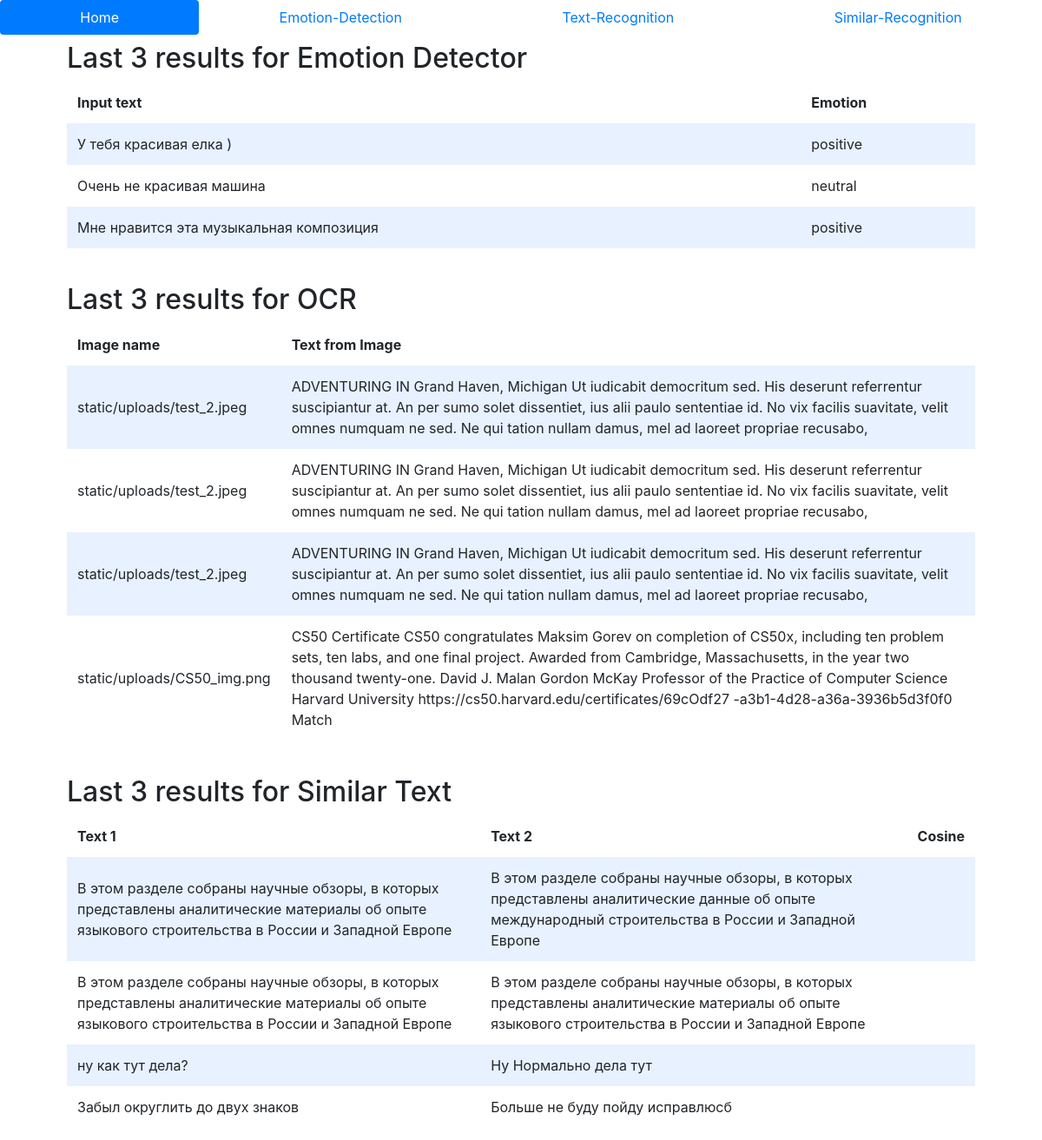
The page / on the database its author committed.
### tables this page shows
CREATE TABLE emotion(id INTEGER PRIMARY KEY AUTOINCREMENT, input TEXT NOT NULL, output TEXT NOT NULL, score FLOAT NOT NULL);

CREATE TABLE image(id INTEGER PRIMARY KEY AUTOINCREMENT, image TEXT NOT NULL, text TECT NOT NULL);

CREATE TABLE similar(id INTEGER PRIMARY KEY AUTOINCREMENT, text_1 TEXT NOT NULL, text_2 TEXT NOT NULL, score FLOAT NOT NULL);

### app.py (the view)
@app.route("/")
def index():
    emotions = db.execute("SELECT * FROM emotion ORDER BY id DESC LIMIT 3")
    exctracted_txt = db.execute("SELECT * FROM image ORDER BY id DESC LIMIT 4")
    similar_texts = db.execute("SELECT * FROM similar ORDER BY id DESC LIMIT 4")
    return render_template("index.html",
                           emotions=emotions,
                           exctracted_txt=exctracted_txt,
                           similar_texts=similar_texts)

### app.py (called while the page is built)
@app.after_request
def after_request(response):
    response.headers["Cache-Control"] = "no-cache, no-store, must-revalidate"
    response.headers["Expires"] = 0
    response.headers["Pragma"] = "no-cache"
    return response

### templates/index.html (shortened to what this page needs)
<!DOCTYPE html>
<html lang="en">
    <head>
        <link rel="stylesheet" href="https://cdn.jsdelivr.net/npm/bootstrap@4.5.3/dist/css/bootstrap.min.css">
        <link href="static/styles.css" rel="stylesheet">
    </head>
    <body>
        <nav class="nav nav-pills nav-fill">
            <li class="nav-item">
                <a class="nav-link active" href="/">Home</a>
            </li>
            <li class="nav-item">
                <a class="nav-link" href="/emotion-detection">Emotion-Detection</a>
            </li>
            <li class="nav-item">
                <a class="nav-link" href="/text-recognition">Text-Recognition</a>
            </li>
            <li class="nav-item">
                <a class="nav-link" href="/similar-recognition">Similar-Recognition</a>
            </li>
        </nav>
        <div class="container">
            <div class="section">
                <h2>Last 3 results for Emotion Detector</h2>
                <table>
                    <thead>
                        <tr>
                            <th>Input text</th>
                            <th>Emotion</th>
                        </tr>
                    </thead>
                    <tbody>
                        {% for emotion in emotions %}
                            <tr>
                                <td>{{ emotion.input }}</td>
                                <td>{{ emotion.output }}</td>
                            </tr>
                        {% endfor %}
                    </tbody>
                </table>
            </div>
            <div class="section">
                <h2>Last 3 results for OCR</h2>
                <table>
                    <thead>
                        <tr>
                            <th>Image name</th>
                            <th>Text from Image</th>
                        </tr>
                    </thead>
                    <tbody>
                        {% for text_image in exctracted_txt %}
                            <tr>
                                <td>{{ text_image.image }}</td>
                                <td>{{ text_image.text }}</td>
                            </tr>
                        {% endfor %}
                    </tbody>
                </table>
            </div>
            <div class="section">
                <h2>Last 3 results for Similar Text</h2>
                <table>
                    <thead>
                        <tr>
                            <th>Text 1</th>
                            <th>Text 2</th>
                            <th>Cosine</th>
                        </tr>
                    </thead>
                    <tbody>
                        {% for similar in similar_texts %}
                            <tr>
                                <td>{{ similar.text_1 }}</td>
                                <td>{{ similar.text_2 }}</td>
                                <td>{{ similar.text_3 }}</td>
                            </tr>
                        {% endfor %}
                    </tbody>
                </table>
            </div>
        </div>
    </body>
</html>

### static/styles.css (style rules this page uses)
.section { padding-bottom: 1rem; padding-left: 2rem; padding-right: 2rem; padding-top: 0.5rem; }
table { background-color: transparent; margin-bottom: 1rem; width: 100%; }
table th, table td { padding: 0.75rem; vertical-align: middle; }
tbody tr:nth-of-type(odd) { background-color: rgb(179, 208, 255, 0.3) }

### rows shown on the page
emotion: input "У тебя красивая елка )", output "positive"
emotion: input "Очень не красивая машина", output "neutral"
emotion: input "Мне нравится эта музыкальная композиция", output "positive"
image: image "static/uploads/test_2.jpeg", text "ADVENTURING IN Grand Haven, Michigan Ut iudicabit democritum sed. His deserunt referrentur suscipiantur at. An per sumo solet dissentiet, ius alii paulo sententiae id. No vix facilis suavitate, velit omnes numquam ne sed. Ne qui tation nullam damus, mel ad laoreet propriae recusabo,"
image: image "static/uploads/test_2.jpeg", text "ADVENTURING IN Grand Haven, Michigan Ut iudicabit democritum sed. His deserunt referrentur suscipiantur at. An per sumo solet dissentiet, ius alii paulo sententiae id. No vix facilis suavitate, velit omnes numquam ne sed. Ne qui tation nullam damus, mel ad laoreet propriae recusabo,"
image: image "static/uploads/test_2.jpeg", text "ADVENTURING IN Grand Haven, Michigan Ut iudicabit democritum sed. His deserunt referrentur suscipiantur at. An per sumo solet dissentiet, ius alii paulo sententiae id. No vix facilis suavitate, velit omnes numquam ne sed. Ne qui tation nullam damus, mel ad laoreet propriae recusabo,"
image: image "static/uploads/CS50_img.png", text "CS50 Certificate CS50 congratulates Maksim Gorev on completion of CS50x, including ten problem sets, ten labs, and one final project. Awarded from Cambridge, Massachusetts, in the year two thousand twenty-one. David J. Malan Gordon McKay Professor of the Practice of Computer Science Harvard University https://cs50.harvard.edu/certificates/69cOdf27 -a3b1-4d28-a36a-3936b5d3f0f0 Match"
similar: text_1 "В этом разделе собраны научные обзоры, в которых представлены аналитические материалы об опыте языкового строительства в России и Западной Европе", text_2 "В этом разделе собраны научные обзоры, в которых представлены аналитические данные об опыте международный строительства в России и Западной Европе"
similar: text_1 "В этом разделе собраны научные обзоры, в которых представлены аналитические материалы об опыте языкового строительства в России и Западной Европе", text_2 "В этом разделе собраны научные обзоры, в которых представлены аналитические материалы об опыте языкового строительства в России и Западной Европе"
similar: text_1 "ну как тут дела?", text_2 "Ну Нормально дела тут"
similar: text_1 "Забыл округлить до двух знаков", text_2 "Больше не буду пойду исправлюсб"
